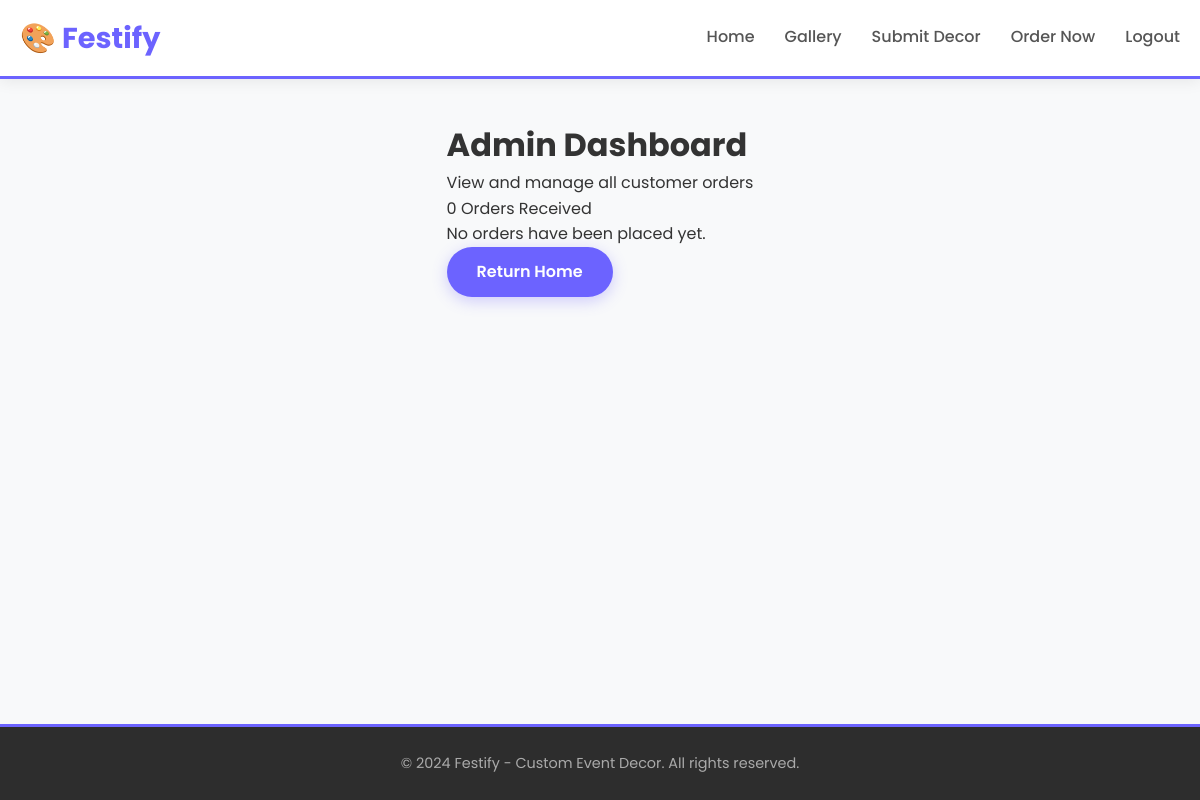
Before: /admin (signed in) with the older database file.
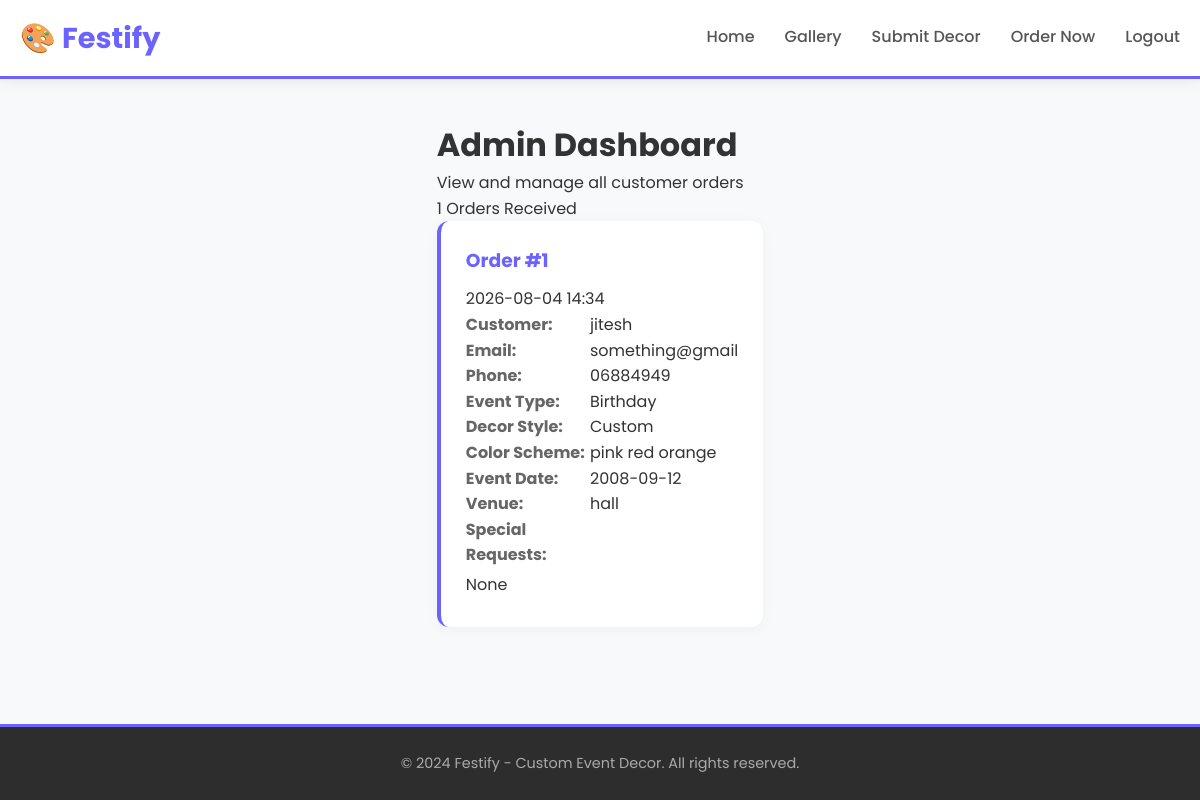
After: the same page with the newer database file.
### tables this page shows
CREATE TABLE orders (
            id INTEGER PRIMARY KEY AUTOINCREMENT,
            customer_name TEXT NOT NULL,
            email TEXT NOT NULL,
            phone TEXT,
            event_type TEXT NOT NULL,
            decor_style TEXT NOT NULL,
            color_scheme TEXT,
            event_date TEXT NOT NULL,
            venue TEXT,
            special_requests TEXT,
            order_date TEXT NOT NULL
        );

### app.py (the view)
@app.route("/admin")
def admin():
    if not session.get('logged_in'):
        return redirect("/login")
    connection = sqlite3.connect(DATABASE)
    cursor = connection.cursor()
    cursor.execute("SELECT * FROM orders ORDER BY id DESC")
    orders = cursor.fetchall()
    connection.close()
    return render_template("admin.html", orders=orders)

### templates/admin.html (shortened to what this page needs)
<!DOCTYPE html>
<html>
<head>
    <link rel="stylesheet" href="{{ url_for('static', filename='style.css') }}">
</head>
<body>
    <nav class="navbar">
        <div class="nav-container">
            <a href="/" class="nav-logo">🎨 Festify</a>
            <div class="nav-links">
                <a href="/">Home</a>
                <a href="/decor">Gallery</a>
                <a href="/add-idea">Submit Decor</a>
                <a href="/order">Order Now</a>
                <a href="/logout">Logout</a>
            </div>
        </div>
    </nav>
    <div class="container">
        <div class="admin-header">
            <h1>Admin Dashboard</h1>
            <p>View and manage all customer orders</p>
            <span class="order-count">{{ orders|length }} Orders Received</span>
        </div>
        {% if orders %}
        <div class="orders-list">
            {% for order in orders %}
            <div class="order-card">
                <div class="order-header">
                    <h3>Order #{{ order[0] }}</h3>
                    <span class="order-date">{{ order[10] }}</span>
                </div>
                <div class="order-details">
                    <div class="order-row">
                        <strong>Customer:</strong> {{ order[1] }}
                    </div>
                    <div class="order-row">
                        <strong>Email:</strong> {{ order[2] }}
                    </div>
                    <div class="order-row">
                        <strong>Phone:</strong> {{ order[3] if order[3] else 'Not provided' }}
                    </div>
                    <div class="order-row">
                        <strong>Event Type:</strong> {{ order[4] }}
                    </div>
                    <div class="order-row">
                        <strong>Decor Style:</strong> {{ order[5] }}
                    </div>
                    <div class="order-row">
                        <strong>Color Scheme:</strong> {{ order[6] if order[6] else 'Not specified' }}
                    </div>
                    <div class="order-row">
                        <strong>Event Date:</strong> {{ order[7] }}
                    </div>
                    <div class="order-row">
                        <strong>Venue:</strong> {{ order[8] if order[8] else 'Not specified' }}
                    </div>
                    <div class="order-row full-width">
                        <strong>Special Requests:</strong>
                        <p>{{ order[9] if order[9] else 'None' }}</p>
                    </div>
                </div>
            </div>
            {% endfor %}
        </div>
        {% else %}
        <div class="empty-state">
            <p>No orders have been placed yet.</p>
            <a href="/" class="btn btn-primary">Return Home</a>
        </div>
        {% endif %}
    </div>
    <footer>
        <p>&copy; 2024 Festify - Custom Event Decor. All rights reserved.</p>
    </footer>
</body>
</html>

### static/style.css (style rules this page uses)
* { margin: 0; padding: 0; box-sizing: border-box; }
body { font-family: 'Poppins', sans-serif; background: #f8f9fa; color: #333; min-height: 100vh; display: flex; flex-direction: column; line-height: 1.6; }
a { text-decoration: none; color: inherit; }
.container { max-width: 1200px; margin: 0 auto; padding: 40px 20px; flex: 1; }
.navbar { background: white; box-shadow: 0 2px 15px rgba(0, 0, 0, 0.08); padding: 15px 0; position: sticky; top: 0; z-index: 1000; border-bottom: 3px solid #6C63FF; }
.nav-container { max-width: 1200px; margin: 0 auto; padding: 0 20px; display: flex; justify-content: space-between; align-items: center; flex-wrap: wrap; gap: 15px; }
.nav-logo { font-size: 1.8rem; font-weight: 700; color: #6C63FF; transition: transform 0.3s; }
.nav-links { display: flex; gap: 30px; align-items: center; flex-wrap: wrap; }
.nav-links a { color: #555; font-weight: 500; transition: color 0.3s; padding: 5px 0; border-bottom: 2px solid transparent; }
.order-card { background: white; padding: 25px; border-radius: 12px; box-shadow: 0 3px 15px rgba(0, 0, 0, 0.04); border-left: 4px solid #6C63FF; margin-bottom: 20px; }
.order-card h3 { color: #6C63FF; margin-bottom: 10px; }
.order-card p { padding: 4px 0; }
.order-card strong { color: #666; display: inline-block; width: 120px; }
footer { background: #2d2d2d; color: #aaa; text-align: center; padding: 25px 20px; margin-top: auto; font-size: 0.9rem; border-top: 3px solid #6C63FF; }

Changed rows visible on the page:
added orders: id "1", order_date "2026-08-04 14:34", customer_name "jitesh", email "something@gmail", phone "06884949", event_type "Birthday", decor_style "Custom", color_scheme "pink red orange", event_date "2008-09-12", venue "hall", special_requests "None"
Other visible differences:
{{ orders|length }}: "0" → "1"
text no longer shown: "No orders have been placed yet. Return Home"
